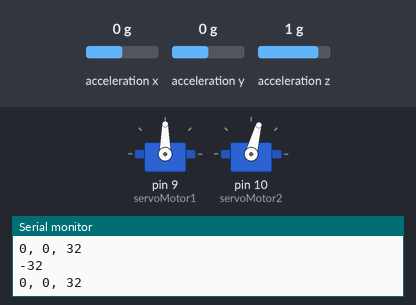
The sketch below on a simulated Arduino Uno, built with avr-gcc and run on an emulated ATmega328P. On the bench: 2 × servo, the last lines printed to the serial monitor. The test bench sets the inputs (shaded band); at power-on: acceleration z 1 g, acceleration y 0 g, acceleration x 0 g.

Above: at 1.3 s.
1.4 s: acceleration z set to 0.1 g
2.9 s: acceleration z set to -0.2 g
At 4.2 s:
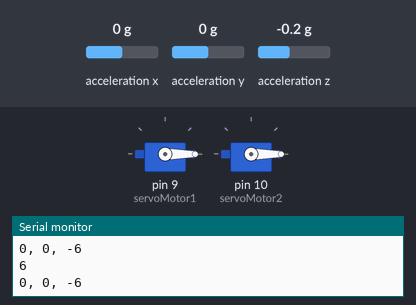
4.5 s: acceleration y set to 0.3 g
At 5.5 s:
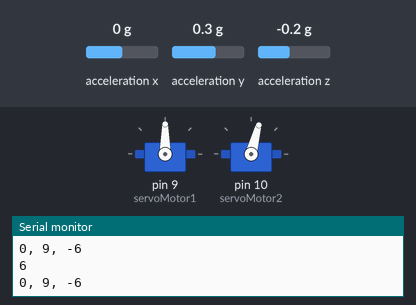
6.0 s: acceleration y set to -1.4 g
At 6.8 s:
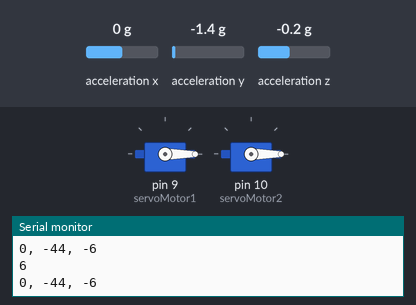
Timing chart, 0 to 8.5 s (numbered marks = the images above; inputs shaded):
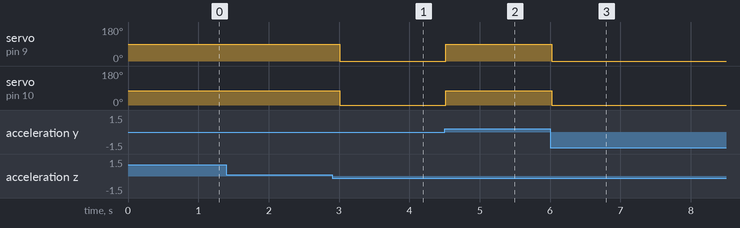

The sketch:

acel_servos.ino
```cpp
#include <SparkFun_ADXL345.h>
#include <SPI.h>
#include <Wire.h>
#include <Servo.h> //incluyo libreria para el servo

ADXL345 adxl = ADXL345();
Servo servoMotor1; // Declaramos la variable para controlar el servo
Servo servoMotor2;

void setup()
{
  Serial.begin(9600);
  Serial.println("iniciar");
  Serial.println();

  // Iniciamos el servo para que empiece a trabajar con el pin 9
  servoMotor1.attach(9);
  servoMotor2.attach(10);

  adxl.powerOn();
  adxl.setRangeSetting(16);    //definir el rango, valores 2, 4, 8 o 16
}

void loop() {

  int x,y,z;
  int modz;


  //leer los valores e imprimirlos

  adxl.readAccel(&x, &y, &z);
  modz = z* -1;
  Serial.println(modz);
  Serial.print(x);
  Serial.print(", ");
  Serial.print(y);
  Serial.print(", ");
  Serial.println(z);

  servoMotor2.write(0);
  servoMotor1.write(0);
    if (z>0)
    {
      servoMotor2.write(75);
      servoMotor1.write(90);
    }
    else if (modz>y)
    {
      servoMotor2.write(0);
      servoMotor1.write(0);
    }
    else
    {
      servoMotor2.write(75);
      servoMotor1.write(90);
    }

    delay(500);

    //cuando la inclinacion es en diagonal no funciona muy bien, cuando armemos el
    //patin veo de pulir los valores y agregar condiciones

}
```

Measured:
- the behaviour switches between 0 and -0.1 g on acceleration z (found by bisection; images 0 and 1)
- the behaviour switches between 0.1 and 0.2 g on acceleration y (found by bisection; images 1 and 2)
- after the input at 2.9 s, servo on pin 9 (servoMotor1): 90° → 0° after 0.11 s; servo on pin 10 (servoMotor2): 75° → 0° after 0.11 s
- after the input at 4.5 s, servo on pin 9 (servoMotor1): 0° → 90° at once; servo on pin 10 (servoMotor2): 0° → 75° at once
- after the input at 6.0 s, servo on pin 9 (servoMotor1): 90° → 0° at once; servo on pin 10 (servoMotor2): 75° → 0° at once
